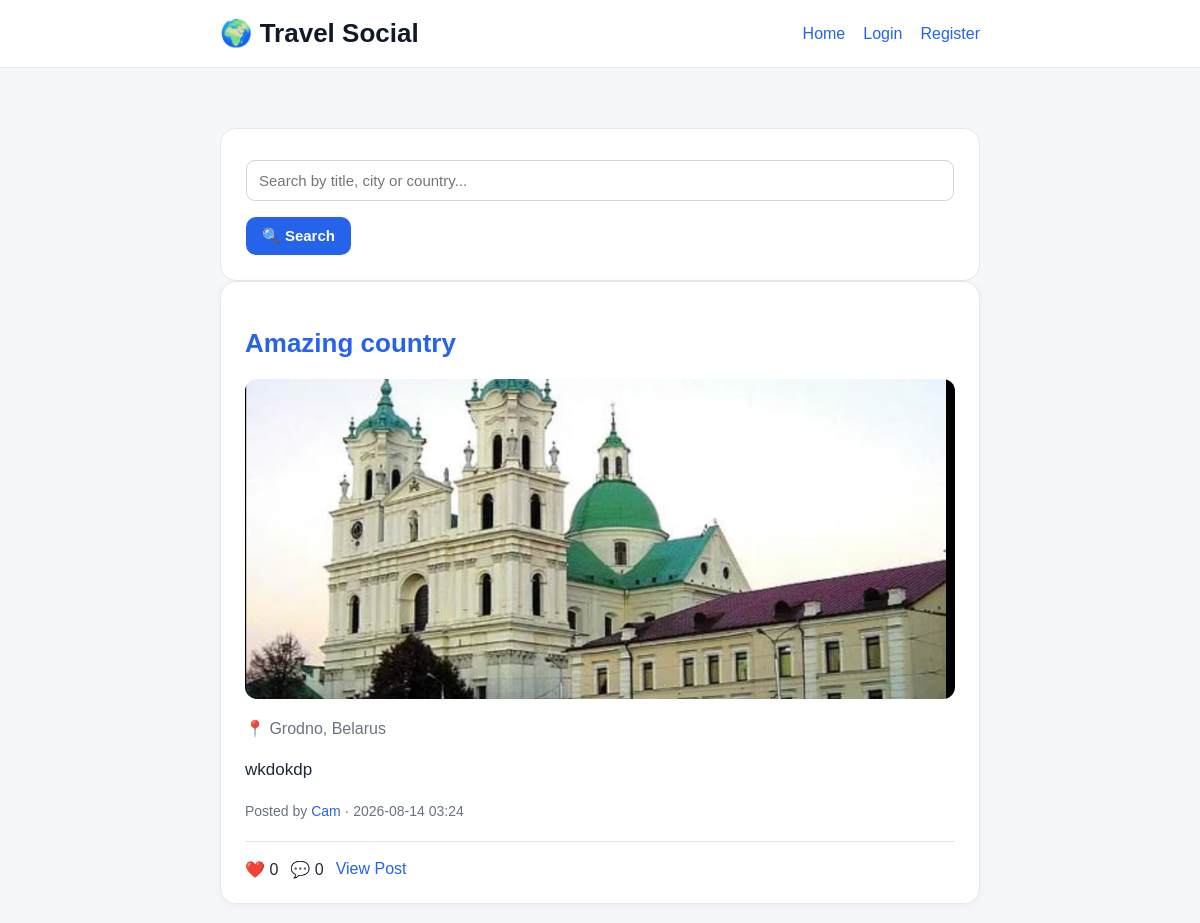
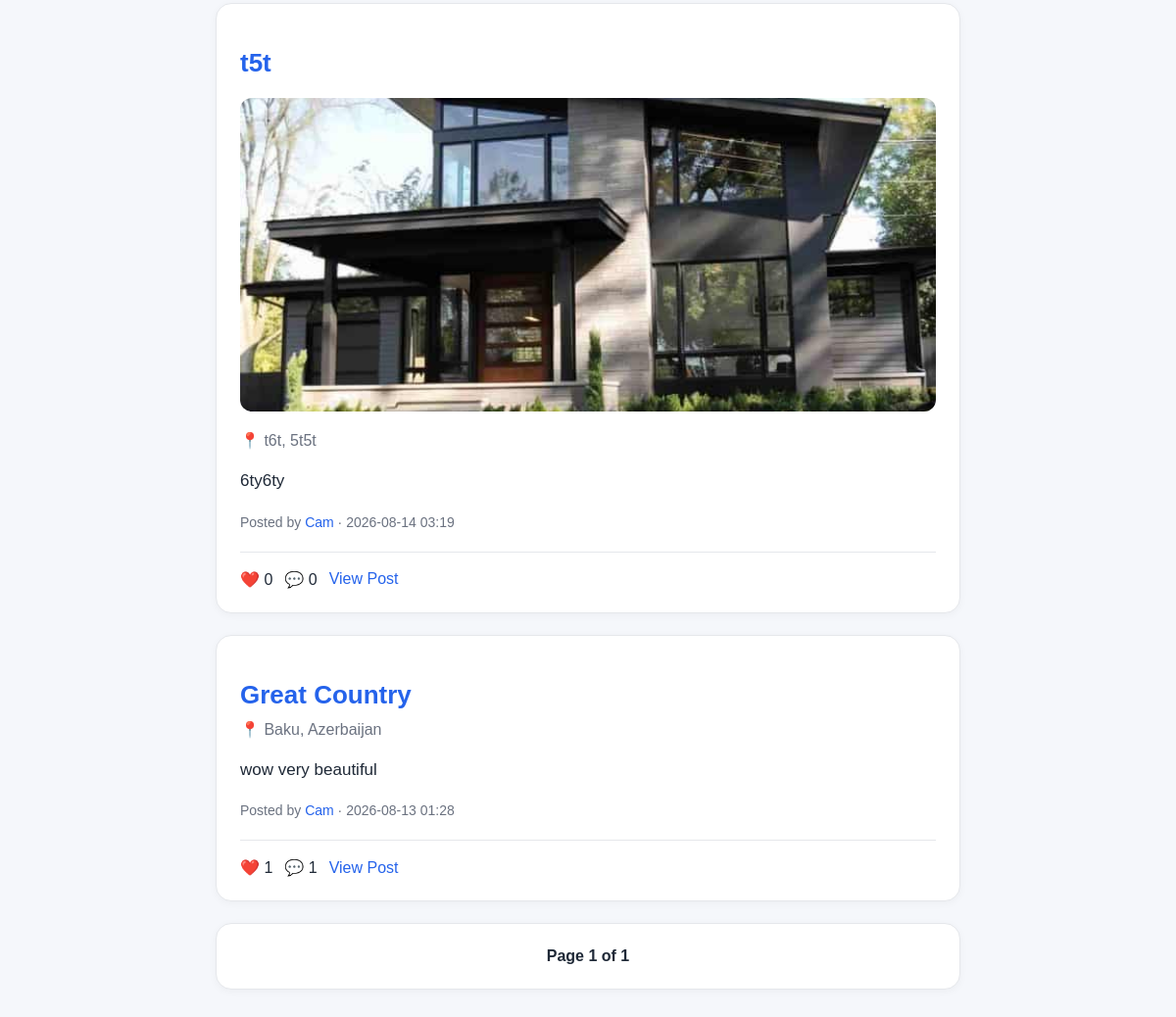
The page / on the database its author committed (2 pictures, top to bottom).
### models.py (models this page shows, shortened)
class TravelPost(db.Model):
    id = db.Column(db.Integer, primary_key=True)
    title = db.Column(db.String(100), nullable=False)
    description = db.Column(db.Text, nullable=False)
    country = db.Column(db.String(50), nullable=False)
    city = db.Column(db.String(50), nullable=False)
    created_at = db.Column(db.DateTime, nullable=False, default=datetime.utcnow)
    user_id = db.Column(db.Integer, db.ForeignKey('user.id'), nullable=False)
    image_filename = db.Column(db.String(255), nullable=True)
    comments = db.relationship('Comment', backref='post', lazy=True, cascade="all, delete-orphan")
    likes = db.relationship('Like', backref='post', lazy=True, cascade="all, delete-orphan")

class User(db.Model, UserMixin):
    id = db.Column(db.Integer, primary_key=True)
    username = db.Column(db.String(80), unique=True, nullable=False, index=True)
    email = db.Column(db.String(120), unique=True, nullable=False, index=True)
    password_hash = db.Column(db.String(200), nullable=False)
    profile_image = db.Column(db.String(255), nullable=True)
    posts = db.relationship('TravelPost', backref='author', lazy=True)
    comments = db.relationship('Comment', backref='author', lazy=True)
    likes = db.relationship('Like', backref='user', lazy=True)

### app.py (the view)
@app.route("/")
def home():
    page = request.args.get("page", 1, type=int)
    posts = TravelPost.query.order_by(
        TravelPost.created_at.desc()
    ).paginate(
        page=page,
        per_page=5,
        error_out=False
    )
    return render_template(
        "home.html",
        posts=posts
    )

### templates/home.html (shortened to what this page needs)
<!DOCTYPE html>
<html lang="en">
<head>
    <link rel="stylesheet"
          href="{{ url_for('static', filename='style.css') }}">
</head>
<body>
<header class="site-header">
    <div class="site-header-inner">
        <div class="logo">
            🌍 Travel Social
        </div>
        <div class="nav-links">
            <a href="{{ url_for('home') }}">
                Home
            </a>
            {% if current_user.is_authenticated %}
                <a href="{{ url_for('create_post') }}">
                    Create Post
                </a>
                <a href="{{ url_for('profile', username=current_user.username) }}">
                    Profile
                </a>
                <a href="{{ url_for('logout') }}">
                    Logout
                </a>
            {% else %}
                <a href="{{ url_for('login') }}">
                    Login
                </a>
                <a href="{{ url_for('register') }}">
                    Register
                </a>
            {% endif %}
        </div>
    </div>
</header>
<div class="container">
    <div class="form-card">
        <form action="{{ url_for('search') }}" method="GET">
            <input
                type="text"
                name="q"
                placeholder="Search by title, city or country..."
            >
            <button class="primary-button" type="submit">
                🔍 Search
            </button>
        </form>
    </div>
    {% if posts.items %}
        {% for post in posts.items %}
        <div class="post-card">
            <h2 class="post-title">
                <a href="{{ url_for('post_detail', post_id=post.id) }}">
                    {{ post.title }}
                </a>
            </h2>
            {% if post.image_filename %}
                <a href="{{ url_for('post_detail', post_id=post.id) }}">
                    <img
                        src="{{ url_for('static', filename='uploads/' + post.image_filename) }}"
                        alt="{{ post.title }}"
                        class="post-image">
                </a>
            {% endif %}
            <div class="post-location">
                📍 {{ post.city }}, {{ post.country }}
            </div>
            <p class="post-description">
                {{ post.description }}
            </p>
            <div class="post-meta">
                Posted by
                <a href="{{ url_for('profile', username=post.author.username) }}">
                    {{ post.author.username }}
                </a>
                ·
                {{ post.created_at.strftime("%Y-%m-%d %H:%M") }}
            </div>
            <div class="post-actions">
                <span>
                    ❤️ {{ post.likes|length }}
                </span>
                <span>
                    💬 {{ post.comments|length }}
                </span>
                <a href="{{ url_for('post_detail', post_id=post.id) }}">
                    View Post
                </a>
            </div>
        </div>
        {% endfor %}
    {% endif %}
    <div class="post-card">
        <div
            style="display:flex;
                   justify-content:space-between;
                   align-items:center;">
            <strong>
                Page {{ posts.page }} of {{ posts.pages }}
            </strong>
        </div>
    </div>
</div>
</body>
</html>

### static/style.css (style rules this page uses)
body { font-family: Arial, Helvetica, sans-serif; background: #f5f7fb; margin: 0; color: #1f2937; }
.container { width: 92%; max-width: 760px; margin: 0 auto; padding: 30px 0 60px; }
h1, h2, h3 { color: #111827; }
a { color: #2563eb; text-decoration: none; }
.site-header { background: white; border-bottom: 1px solid #e5e7eb; padding: 18px 0; margin-bottom: 30px; }
.site-header-inner { width: 92%; max-width: 760px; margin: 0 auto; display: flex; justify-content: space-between; align-items: center; }
.logo { font-size: 26px; font-weight: 700; color: #111827; }
.nav-links { display: flex; gap: 18px; }
.post-card { background: white; border-radius: 16px; padding: 24px; margin-bottom: 22px; border: 1px solid #e5e7eb; box-shadow: 0 2px 8px rgba(0, 0, 0, 0.04); }
.post-title { font-size: 26px; margin-bottom: 10px; }
.post-location { color: #6b7280; margin-bottom: 18px; }
.post-description { font-size: 17px; line-height: 1.6; }
.post-meta { margin-top: 20px; color: #6b7280; font-size: 14px; }
.post-actions { display: flex; align-items: center; gap: 12px; margin-top: 22px; padding-top: 18px; border-top: 1px solid #e5e7eb; }
button, input[type="submit"] { border: none; border-radius: 10px; padding: 10px 16px; font-size: 15px; font-weight: 600; cursor: pointer; }
.primary-button { background: #2563eb; color: white; }
.form-card { background: white; border: 1px solid #e5e7eb; border-radius: 16px; padding: 25px; }
.form-card input, .form-card textarea { width: 100%; box-sizing: border-box; padding: 11px 12px; border: 1px solid #d1d5db; border-radius: 9px; margin-top: 6px; margin-bottom: 16px; font-size: 15px; }
.post-image { width: 100%; height: 320px; object-fit: cover; border-radius: 12px; margin: 20px 0; display: block; }

### rows shown on the page
TravelPost: title "Amazing country", image_filename (picture), city "Grodno", country "Belarus", description "wkdokdp", author.username "Cam", created_at "2026-08-14 03:24", likes|length "0", comments|length "0"
TravelPost: title "t5t", image_filename (picture), city "t6t", country "5t5t", description "6ty6ty", author.username "Cam", created_at "2026-08-14 03:19", likes|length "0", comments|length "0"
TravelPost: title "Great Country", city "Baku", country "Azerbaijan", description "wow very beautiful", author.username "Cam", created_at "2026-08-13 01:28", likes|length "1", comments|length "1"

### other values the page prints
{{ posts.page }} "1"
{{ posts.pages }} "1"
